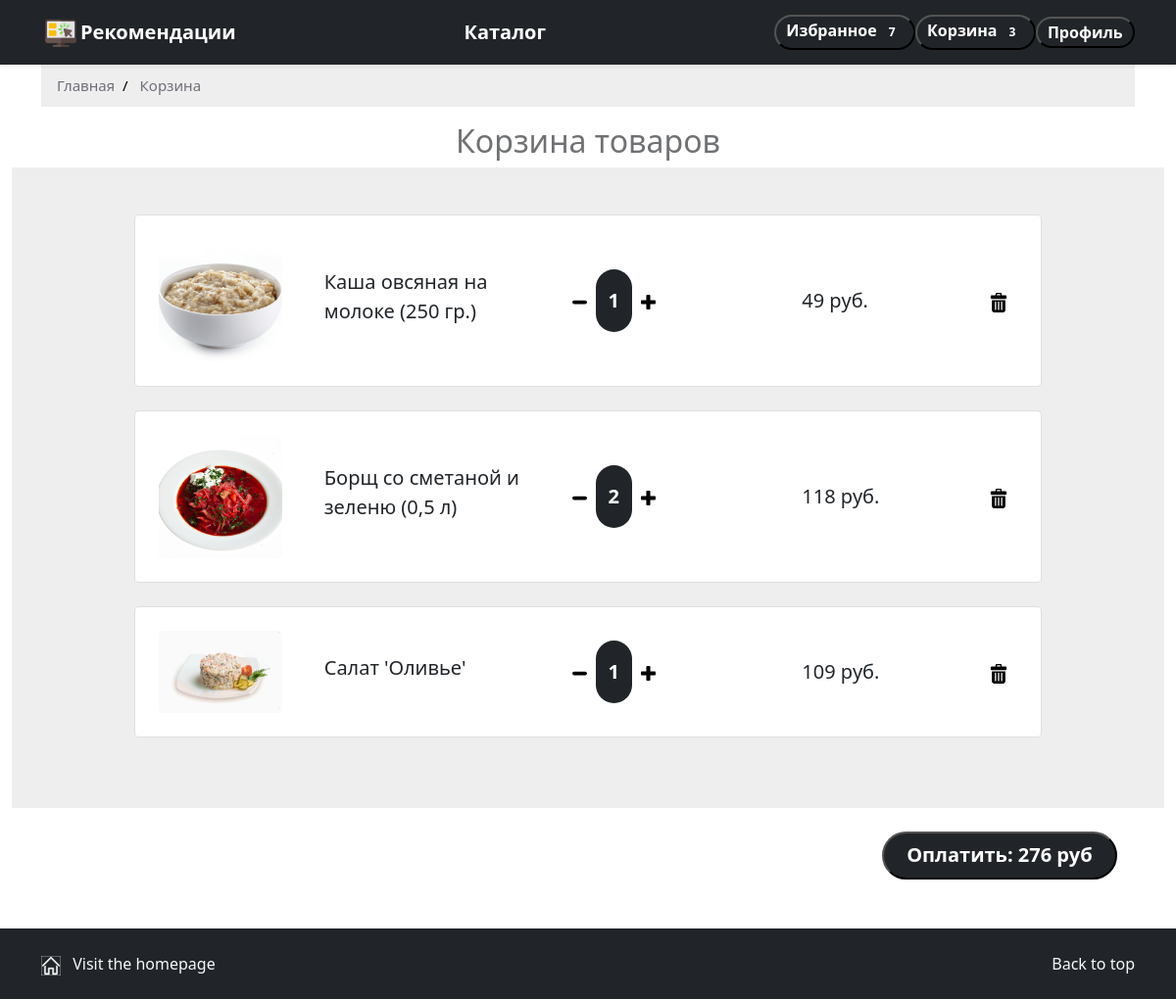
/cart (signed in), run on the app's committed database.
### app.py (models this page shows, shortened)
class Product(db.Model):
    idItem = db.Column(db.Integer, primary_key=True)
    title = db.Column(db.String(50), nullable=False)
    desc = db.Column(db.String(200))
    price = db.Column(db.Integer, nullable=False)
    img = db.Column(db.String, nullable=False)
    idCategory = db.Column(db.Integer, nullable=False)
    @staticmethod
    def select_data_product_by_ids(prod_ids):
        sql = PRODUCTS_IN_PROD_IDS.format(prod_ids=prod_ids)
        cursor = db.session.execute(text(sql))
        return cursor.all()

### main.py (the view)
@app.route('/cart', methods=['POST', 'GET'])
def cart():
    if current_user.is_authenticated:
        if request.method == 'POST':
            itemsinbag = ItemsInBag.query.filter_by(idUser=current_user.id).all()
            if itemsinbag:
                orderId = insert_dataset_data(itemsinbag, current_user.id)
                orders_update(itemsinbag, orderId)
                recomendations_all()
        items_in_cart = ItemsInBag.query.filter_by(idUser=current_user.id).all()
        prod_ids = "(" + ", ".join([str(item.idItem) for item in items_in_cart]) + ")"
        items_in_bag = Product.select_data_product_by_ids(prod_ids)
        iib_with_num = product_with_numItems(items_in_bag, (item.numItems for item in items_in_cart))
        cart, like = cart_and_like()
        return render_template('cart.html', items_in_bag_with_num=iib_with_num, cart=len(cart), like=len(like))
    else:
        return render_template('cart.html')

### helpers.py (called while the page is built)
def product_with_numItems(products, numItems):
    return [(product, numItem) for product, numItem in zip(products, numItems)]

### main.py (called while the page is built)
def cart_and_like():
    cart = ItemsInBag.query.filter_by(idUser=current_user.id).all()
    like = ItemsInFavorite.query.filter_by(idUser=current_user.id).all()
    return cart, like

@login_manager.user_loader
def load_user(user):
    return User.query.get(int(user))

### templates/cart.html (shortened to what this page needs)
{% extends 'base.html' %}
{% block style %}
<link rel="stylesheet" href='/static/style/cart_style.css'/>{% endblock %}
{% block body %}
<main>
    <div class="container">
        <ul class="breadcrumb">
            <li><a href="/">Главная</a></li>
            <li><a href="#">Корзина</a></li>
        </ul>
    </div>
    <section class="">
        <div class="container-fluid">
            {% if items_in_bag_with_num %}
            <div class="row justify-content-center">
                <div class="col-sm-6 bg-white rounded-pill">
                    <div class="cart-wrap">
                        <h2>Корзина товаров</h2>
                    </div>
                </div>
            </div>
            <section class="h-100" style="background-color: #eee;" id="iibwn">
                <div class="container h-100 py-5">
                    <div class="row d-flex justify-content-center align-items-center h-100">
                        <div class="col-10" id="items">
                            {% for (item, num) in items_in_bag_with_num %}
                            <div class="card rounded-3 mb-4" , id="{{item[0]}}-item">
                                <div class="card-body p-4">
                                    <div class="row d-flex justify-content-between align-items-center">
                                        <div class="col-md-2 col-lg-2 col-xl-2">
                                            <img
                                                    src="{{item[4]}}"
                                                    class="img-fluid rounded-3">
                                        </div>
                                        <div class="col-md-3 col-lg-3 col-xl-3">
                                            <p class="lead fw-normal mb-2">{{item[1]}}</p>
                                        </div>
                                        <div class="col-md-3 col-lg-3 col-xl-2 d-flex">
                                            <button class="btn btn-link px-2"
                                                    onclick="actionItem('{{item[0]}}', -1, '{{item[3]}}')">
                                                <img src="/static/icons/minus.svg" width="15" height="15">
                                            </button>
                                            <span id='{{item[0]}}' class="badge bg-dark rounded-pill"
                                                  style="line-height: 50px; font-size: 20px">
                                        {{num}}
                                    </span>
                                            <button class="btn btn-link px-2"
                                                    onclick="actionItem('{{item[0]}}', 1, '{{item[3]}}')">
                                                <img src="/static/icons/plus.svg" width="15" height="15">
                                            </button>
                                        </div>
                                        <div class="col-md-3 col-lg-2 col-xl-2 offset-lg-1">
                                            <h5 id='{{item[0]}}-price' class="mb-0">{{item[3] * num}} руб.</h5>
                                        </div>
                                        <div class="col-md-1 col-lg-1 col-xl-1 text-end">
                                            <button class="btn btn-link px-2"
                                                    onclick="deleteItem('{{item[0]}}')">
                                                <img src="/static/icons/trash.svg" width="20" height="20">
                                            </button>
                                        </div>
                                    </div>
                                </div>
                            </div>
                            {% endfor %}
                        </div>
                    </div>
                </div>
            </section>
            {% endif %}
        </div>
    </section>
    <br>
    <form action="/cart" enctype="application/json" method="POST" style="margin: 0px 5% 50px 0">
        <button style="font-size : 100%;" class="badge bg-dark rounded-pill">
            <span id='amount' class="badge badge-primary" style="font-size: 20px">Оплатить</span>
        </button>
    </form>
</main>
{% endblock %}

### templates/base.html (shortened to what this page needs)
<!doctype html>
<html lang="ru" class="h-100">
<head>
    <link rel="stylesheet" href='static/style/breadcrumbs.css'/>
    <link href="https://cdn.jsdelivr.net/npm/bootstrap@5.0.2/dist/css/bootstrap.min.css" rel="stylesheet"
>
    {% block style %}{% endblock %}
</head>
<body class="h-100">
<header style="position: sticky; top: 0px; z-index: 1000;">
    <div class="navbar navbar-dark bg-dark shadow-sm">
        <div class="d-flex container justify-content-between">
            <a href="/" class="navbar-brand d-flex align-items-center">
                <img src="/static/users/title.png" width="40" height="40">
                <strong>Рекомендации</strong>
            </a>
            <a href="#catalog" class="navbar-brand d-flex align-items-center">
                <strong>Каталог</strong>
            </a>
            {% if not current_user.is_authenticated %}
            <div class="d-flex justify-content-around">
                <a href="/login" class="align-self-center">
                    <button style="font-size : 100%;" class="badge bg-dark rounded-pill">Войти</button>
                </a>
                <a href="/registration" class="align-self-center">
                    <button style="font-size : 100%;" class="badge bg-dark rounded-pill">Регистрация</button>
                </a>
            </div>
            {% else %}
            <div class="d-flex justify-content-around">
                <a href="/likes" class="align-self-center">
                    <button style="font-size : 100%;" class="badge bg-dark rounded-pill">Избранное
                        <span id='likes' class="badge badge-primary">{% if like != 0 %}{{like}}{% endif %}</span>
                    </button>
                </a>
                <a href="/cart" class="align-self-center">
                    <button style="font-size : 100%;" class="badge bg-dark rounded-pill">Корзина
                        <span id='cart' class="badge badge-primary">{% if cart != 0 %}{{cart}}{% endif %}</span>
                    </button>
                </a>
                <a href="/profile" class="align-self-center">
                    <button style="font-size : 100%;" class="badge bg-dark rounded-pill">Профиль</button>
                </a>
            </div>
            {% endif %}
        </div>
    </div>
</header>
{% block body %}{% endblock %}
<footer class="text-muted py-4 bg-dark">
    <div class="container">
        <p class="float-end mb-1">
            <a class="text-decoration-none text-light" href="#">Back to top</a>
        </p>
        <p class="mb-0">
            <a class="text-decoration-none text-light" href="/">
                <img src="static/icons/home.svg" width="20" height="20"  aria-hidden="true" class="me-2">
                Visit the homepage
            </a></p>
    </div>
</footer>
</body>
</html>

### static/style/breadcrumbs.css (style rules this page uses)
ul.breadcrumb { padding: 10px 16px; list-style: none; background-color: #eee; }
ul.breadcrumb li { display: inline; font-size: 15px; }
ul.breadcrumb li+li:before { padding: 8px; color: black; content: "/\00a0"; }
ul.breadcrumb li a { color: #6e6f79; text-decoration: none; }

### static/style/cart_style.css (style rules this page uses)
.cart-wrap { text-align: center; color: #6f7173; }
form { display: flex; justify-content: end; margin-right: 125px }
main { min-height: calc(100% - 128px); }
footer { position: relative; bottom: 0; width: 100%; }

### data on the page
Product: img (picture), title "Каша овсяная на молоке (250 гр.)", item[3]*num "49"
Product: img (picture), title "Борщ со сметаной и зеленю (0,5 л)", item[3]*num "118"
Product: img (picture), title "Салат 'Оливье'", item[3]*num "109"

### other printed values
{{ like }} "7"
{{ cart }} "3"
{{ num }} "1" "2" "1"
